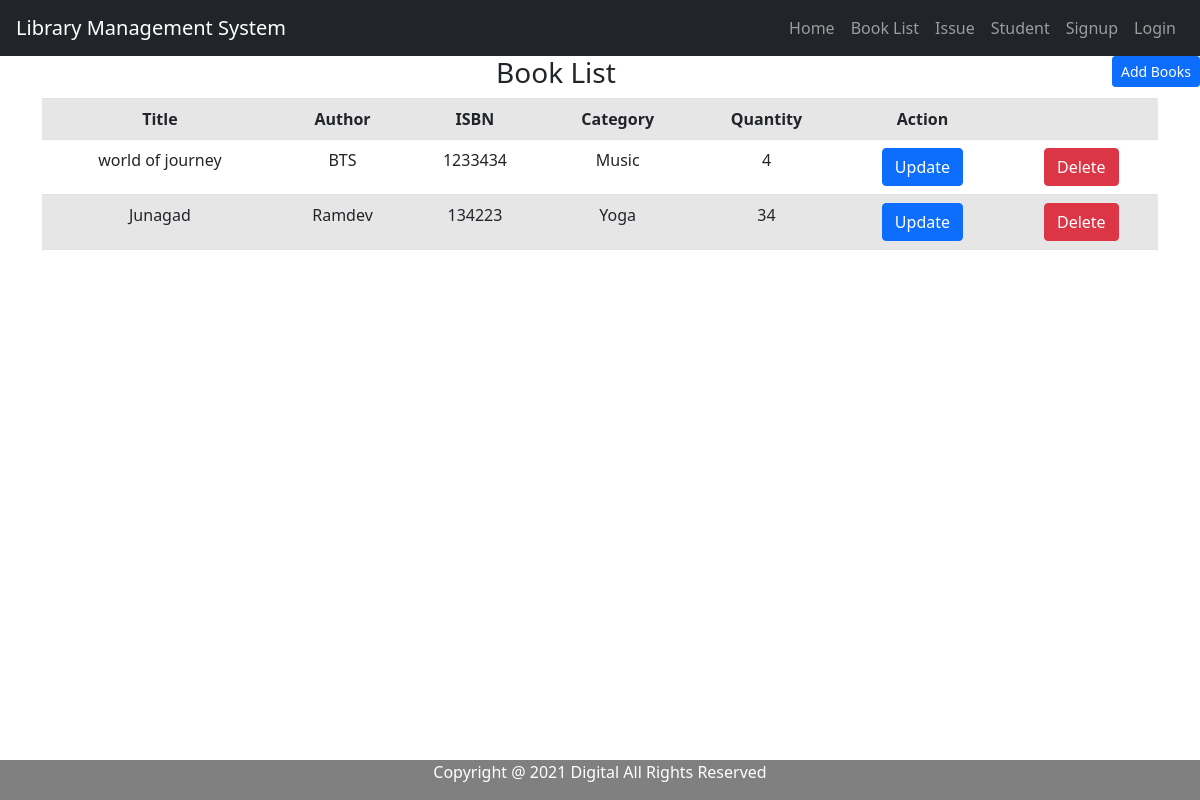
Screenshot of /book with the database file from the repository.
### library/models.py (models this page shows, shortened)
class BookDataset(models.Model):
    title = models.CharField(max_length=200)
    author = models.CharField(max_length=200)
    isbn = models.CharField(max_length=100)
    category = models.CharField(max_length=200)
    quantity = models.IntegerField()

### library/views.py (the view)
# urls.py: path('book',BookList.as_view()),
class BookList(ListView):
    model = BookDataset
    template_name = 'booklist.html'
    context_object_name = 'book'

### library/templates/booklist.html (shortened to what this page needs)
{% include 'base.html' %}
{% include 'navbar.html' %}
{% load static %}
<!DOCTYPE html>
<html lang="en">
<head>
        <link href="https://cdn.jsdelivr.net/npm/bootstrap@5.1.3/dist/css/bootstrap.min.css" rel="stylesheet">
</head>
<body>
{% block content %}
<h3 class="text-center">Book List<a href="add" class="float-end btn btn-sm btn-primary mt-15">Add Books</a></h3>
<main class="container">
<table class="table table-striped">
    <tr>
        <th class="text-center">Title</th>
        <th class="text-center">Author</th>
        <th class="text-center">ISBN</th>
        <th class="text-center">Category</th>
        <th class="text-center">Quantity</th>
        <th class="text-center">Action</th>
        <th></th>
    </tr>
{% for i in book %}
    <tr>
        <td class="text-center">{{i.title}}</td>
        <td class="text-center">{{i.author}}</td>
        <td class="text-center">{{i.isbn}}</td>
        <td class="text-center">{{i.category}}</td>
        <td class="text-center">{{i.quantity}}</td>
        <td class="text-center"><a type="button" class="btn btn-primary" href="update-book/{{i.pk}}">Update</a></td>
        <td class="text-center"><a type="button" class="btn btn-danger" href="delete-book/{{i.pk}}">Delete</a></td>
    </tr>
    {% endfor %}
</table>
</main>
{% endblock %}
</body>
</html>
{% include 'footer.html' %}

### rows the page displays
BookDataset: title "world of journey", author "BTS", isbn "1233434", category "Music", quantity "4"
BookDataset: title "Junagad", author "Ramdev", isbn "134223", category "Yoga", quantity "34"
